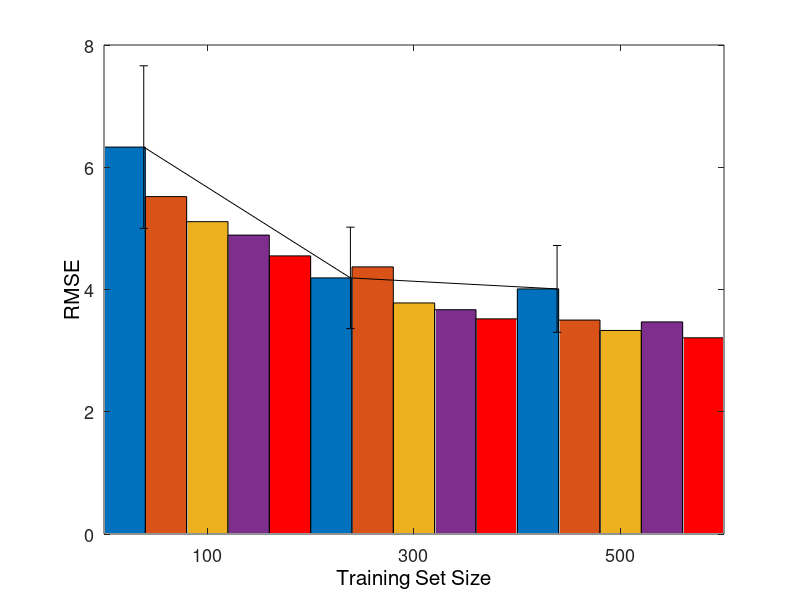

Recreate this plot in MATLAB. (Note: this script raises an error after producing the figure.)
close all;
clear;
model_series(:,:,1) = [6.33	5.52	5.11	4.89	4.55;
4.19	4.37	3.78	3.67	3.52;
4.01	3.5	3.33	3.47	3.21];
model_error(:,:,1) =[1.33	0.79	0.44	0.36	0.34;
0.83	0.89	0.14	0.18	0.09;
0.71	0.32	0.08	0.17	0.11];

model_series(:,:,2) = [4.48	3.2	3.18	2.96	2.68;
2.61	2.53	2.27	2.11	2.01;
2.08	1.97	1.89	1.98	1.77];
model_error(:,:,2) = [1.04	0.38	0.23	0.26	0.22;
0.51	0.56	0.09	0.12	0.06;
0.45	0.27	0.06	0.12	0.08];
model_series(:,:,3) = [5.01	3.27	3.26	3.19	3.19;
2.21	2.01	2.25	2.31	1.95;
2.08	1.66	1.77	1.93	1.64];
model_error(:,:,3) = [2.06	0.35	0.25	0.2	0.26;
0.37	0.2	0.18	0.38	0.09;
0.38	0.17	0.06	0.14	0.06];

model_series(:,:,4) = [1.04	0.72	0.68	0.65	0.66;
0.55	0.47	0.52	0.48	0.45;
0.47	0.39	0.45	0.44	0.39];
model_error(:,:,4) = [0.22	0.07	0.05	0.03	0.04;
0.13	0.04	0.02	0.06	0.01;
0.08	0.02	0.02	0.01	0.01];


color=[0 0 0.75;0 1 0;1 0.5 0];
for n=1:4
figure;
h = bar(model_series(:,:,n));
ch = get(h,'children');
set(ch{5},'FaceColor','r')
% set(ch{2},'FaceVertexCData',[1;1;1;1;2;2;2;2;3;3;3;3;4;4;4;4])
% set(ch{3},'FaceVertexCData',[1;1;1;1;2;2;2;2;3;3;3;3;4;4;4;4])
% set(ch{4},'FaceVertexCData',[1;1;1;1;2;2;2;2;3;3;3;3;4;4;4;4])
% set(ch{5},'FaceVertexCData',[1;1;1;1;2;2;2;2;3;3;3;3;4;4;4;4])
set(gca,'FontSize',13);
set(h,'BarWidth',1);    % The bars will now touch each other
% set(gca,'YGrid','on')
% set(gca,'GridLineStyle','-')
set(gca,'XTicklabel','100|300|500')
set(get(gca,'YLabel'),'String','RMSE','FontSize',15)
set(get(gca,'XLabel'),'String','Training Set Size','FontSize',15)
lh = legend([ch{1} ch{2} ch{3} ch{4} ch{5}],'sGPR','MTGP','COGP','VGPDS','VDMM-GPRM');
% set(lh,'Location','BestOutside','Orientation','horizontal')
hold on;
numgroups = size(model_series, 1); 
numbars = size(model_series, 2); 
groupwidth = min(0.8, numbars/(numbars+1.5));
for i = 1:numbars
      % Based on barweb.m by Bolu Ajiboye from MATLAB File Exchange
      x = (1:numgroups) - groupwidth/2 + (2*i-1) * groupwidth / (2*numbars);  % Aligning error bar with individual bar
      errorbar(x, model_series(:,i,n), model_error(:,i,n), 'k', 'linestyle', 'none','LineWidth',2);
end

print('-depsc',[num2str(n) '.eps'])
end
